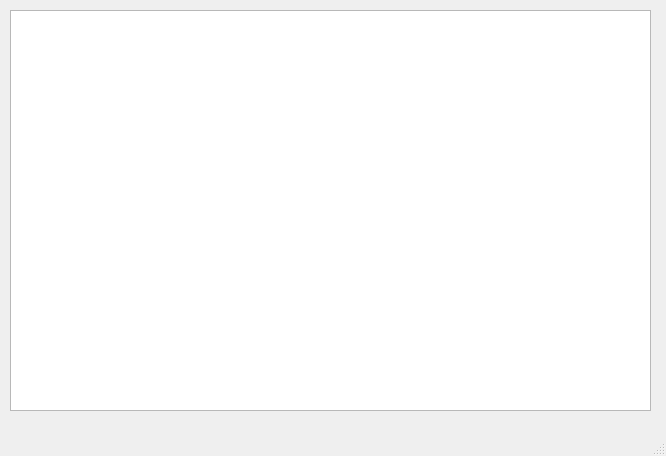
<?xml version="1.0" encoding="UTF-8"?>
<ui version="4.0">
 <class>MainWindow</class>
 <widget class="QMainWindow" name="MainWindow">
  <property name="geometry">
   <rect>
    <x>0</x>
    <y>0</y>
    <width>666</width>
    <height>456</height>
   </rect>
  </property>
  <property name="windowTitle">
   <string>MainWindow</string>
  </property>
  <widget class="QWidget" name="centralwidget">
   <widget class="QTableView" name="tableView">
    <property name="geometry">
     <rect>
      <x>10</x>
      <y>10</y>
      <width>641</width>
      <height>401</height>
     </rect>
    </property>
   </widget>
  </widget>
  <widget class="QMenuBar" name="menubar">
   <property name="geometry">
    <rect>
     <x>0</x>
     <y>0</y>
     <width>666</width>
     <height>21</height>
    </rect>
   </property>
  </widget>
  <widget class="QStatusBar" name="statusbar"/>
 </widget>
 <resources/>
 <connections/>
</ui>
